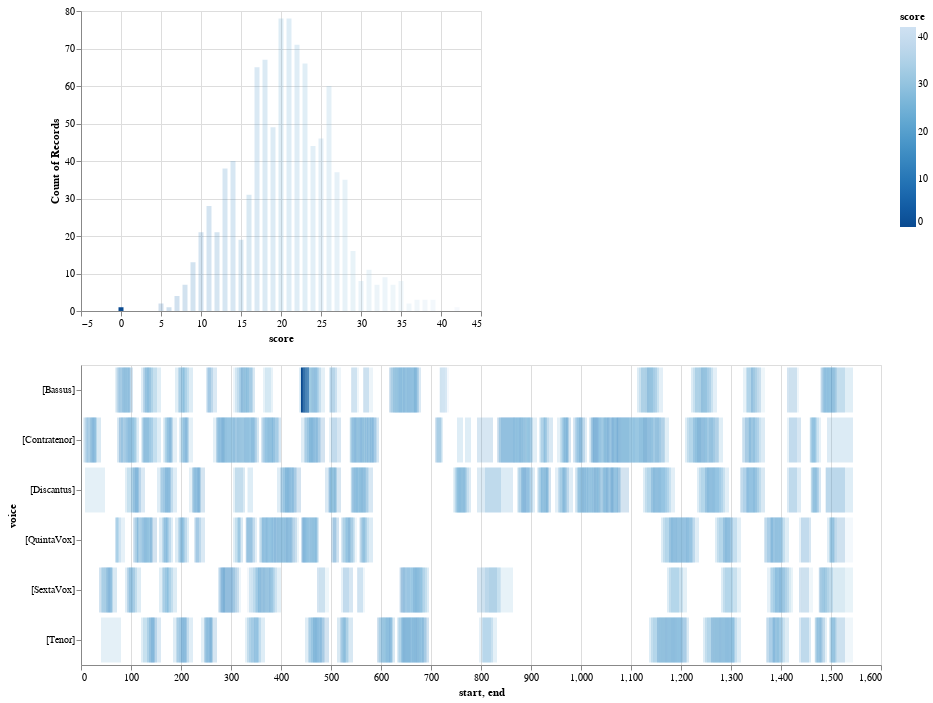

Write notebook code for a chart like this one.
### Code cell
viz.plot_close_match_heatmap(mel_ngram, unpopular_pat, manhattanDis, 'd', mel_ngram_dur)

### Figure 1 — Vega-Lite specification as saved in the notebook (floating-point values rounded to 4 significant figures; data arrays with more than 128 entries replaced by an {"elided": "..."} marker saying what was removed)
{"config": {"view": {"continuousWidth": 400, "continuousHeight": 300}}, "vconcat": [{"mark": "bar", "encoding": {"color": {"type": "quantitative", "field": "score"}, "opacity": {"condition": {"value": 1, "test": "(datum.score <= SelectorName.cutoff)"}, "value": 0.2}, "x": {"type": "quantitative", "field": "score"}, "y": {"type": "quantitative", "aggregate": "count", "field": "score"}}}, {"mark": "bar", "encoding": {"color": {"type": "quantitative", "field": "score", "sort": "descending"}, "opacity": {"condition": {"value": 1, "test": "(datum.score <= SelectorName.cutoff)"}, "value": 0.2}, "tooltip": [{"type": "quantitative", "field": "start"}, {"type": "quantitative", "field": "end"}, {"type": "nominal", "field": "pattern"}, {"type": "quantitative", "field": "score"}], "x": {"type": "quantitative", "field": "start"}, "x2": {"field": "end"}, "y": {"type": "nominal", "field": "voice"}}, "height": 300, "selection": {"SelectorName": {"type": "single", "fields": ["cutoff"], "bind": {"input": "range", "max": 42.0, "min": 0.0, "name": "cutoff:", "step": 0.42}, "init": {"cutoff": 0}}, "selector012": {"type": "interval", "bind": "scales", "encodings": ["x", "y"]}}, "width": 800}], "data": {"name": "data-1513465ed0034636bf623f0db8120103"}, "$schema": "https://vega.github.io/schema/vega-lite/v4.8.1.json", "datasets": {"data-1513465ed0034636bf623f0db8120103": {"elided": "1000 records"}}}
